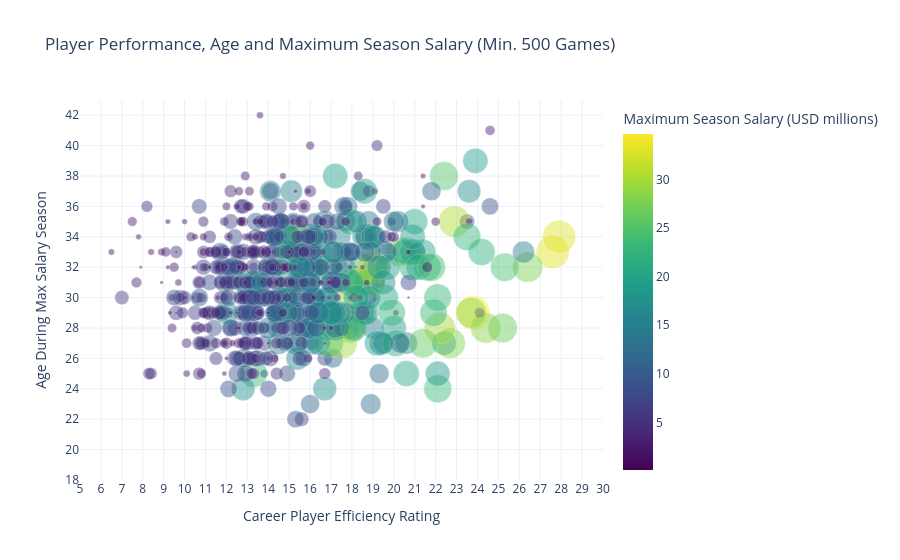

Write notebook code for a chart like this one.
### Code cell
# Create the bubble plot
fig = px.scatter(
    q7_plot,
    x='career_PER',
    y='age_at_max_salary',
    size='max_salary_millions',
    color='max_salary_millions',
    hover_name='name',
    hover_data={
        'position': True,
        'career_G': True,
        'season': True,
        'career_PER': ':.1f',
        'age_at_max_salary': True,
        'max_salary_millions': ':.2f'
    },
    size_max=24,
    opacity=0.45,
    color_continuous_scale='Viridis',
    title='Player Performance, Age and Maximum Season Salary (Min. 500 Games)',
    labels={
        'career_PER': 'Career Player Efficiency Rating',
        'age_at_max_salary': 'Age During Max Salary Season',
        'max_salary_millions': 'Maximum Season Salary (USD millions)',
        'career_G': 'Career Games'
    }
)
fig.update_traces(
    marker={
        'line': {
            'width': 0.4,
            'color': 'white'
        }
    }
)
fig.update_layout(
    template='plotly_white',
    xaxis={
        'range': [5, 30],
        'dtick': 1
    },
    yaxis={
        'range': [18, 43],
        'dtick': 2
    }
)
fig.show()

### Figure 1 — Plotly figure (JSON) as saved in the notebook; plotly's stock layout.template omitted (floating-point values rounded to 4 significant figures; data arrays with more than 128 entries replaced by an {"elided": "..."} marker saying what was removed)
{"data": [{"customdata": {"elided": "786x4 mixed values"}, "hovertemplate": "<b>%{hovertext}</b><br><br>Career Player Efficiency Rating=%{x:.1f}<br>Age During Max Salary Season=%{y}<br>Maximum Season Salary (USD millions)=%{marker.color:.2f}<br>position=%{customdata[0]}<br>Career Games=%{customdata[1]}<br>season=%{customdata[2]}<extra></extra>", "hovertext": {"elided": "786 str values"}, "legendgroup": "", "marker": {"color": {"elided": "786 float values"}, "coloraxis": "coloraxis", "line": {"color": "white", "width": 0.4}, "opacity": 0.45, "size": {"elided": "786 float values"}, "sizemode": "area", "sizeref": 0.06021, "symbol": "circle"}, "mode": "markers", "name": "", "orientation": "v", "showlegend": false, "type": "scatter", "x": {"elided": "786 float values"}, "xaxis": "x", "y": {"elided": "786 int values"}, "yaxis": "y"}], "layout": {"autosize": true, "coloraxis": {"colorbar": {"title": {"text": "Maximum Season Salary (USD millions)"}}, "colorscale": [[0, "#440154"], [0.1111, "#482878"], [0.2222, "#3e4989"], [0.3333, "#31688e"], [0.4444, "#26828e"], [0.5556, "#1f9e89"], [0.6667, "#35b779"], [0.7778, "#6ece58"], [0.8889, "#b5de2b"], [1, "#fde725"]]}, "legend": {"itemsizing": "constant", "tracegroupgap": 0}, "title": {"text": "Player Performance, Age and Maximum Season Salary (Min. 500 Games)"}, "xaxis": {"anchor": "y", "domain": [0, 1], "dtick": 1, "range": [5, 30], "title": {"text": "Career Player Efficiency Rating"}, "type": "linear"}, "yaxis": {"anchor": "x", "domain": [0, 1], "dtick": 2, "range": [18, 43], "title": {"text": "Age During Max Salary Season"}, "type": "linear"}}}
